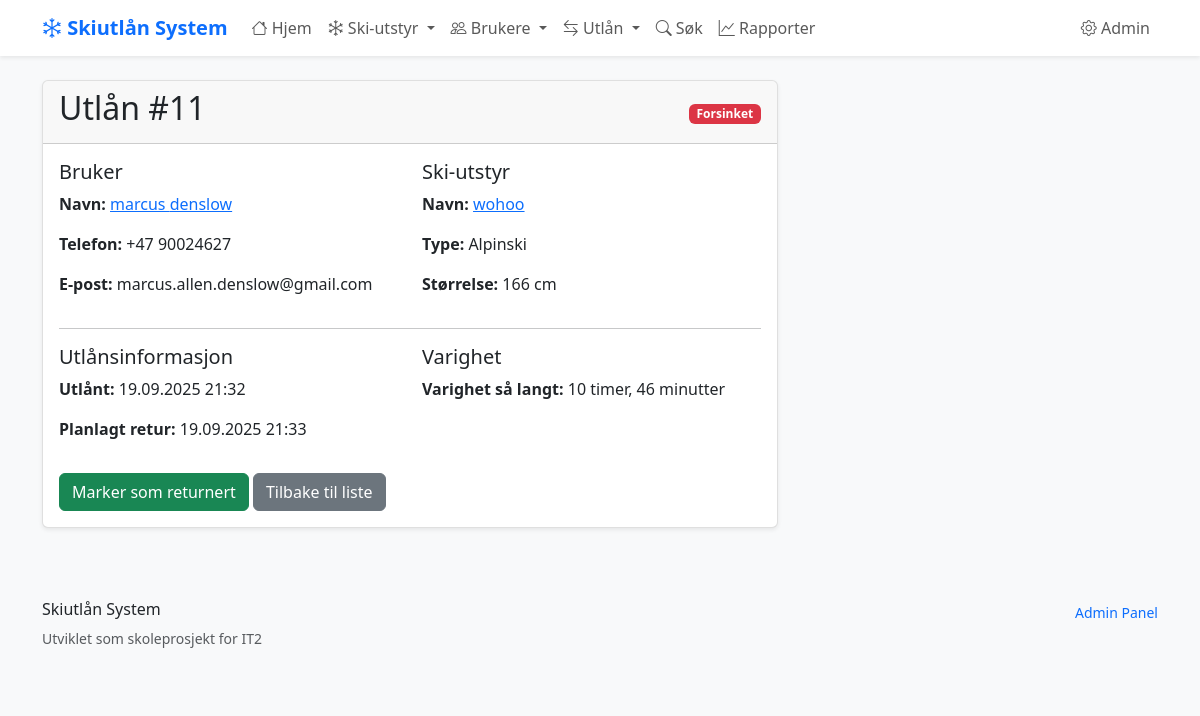
Page /utlan/11/ on the earlier database version.
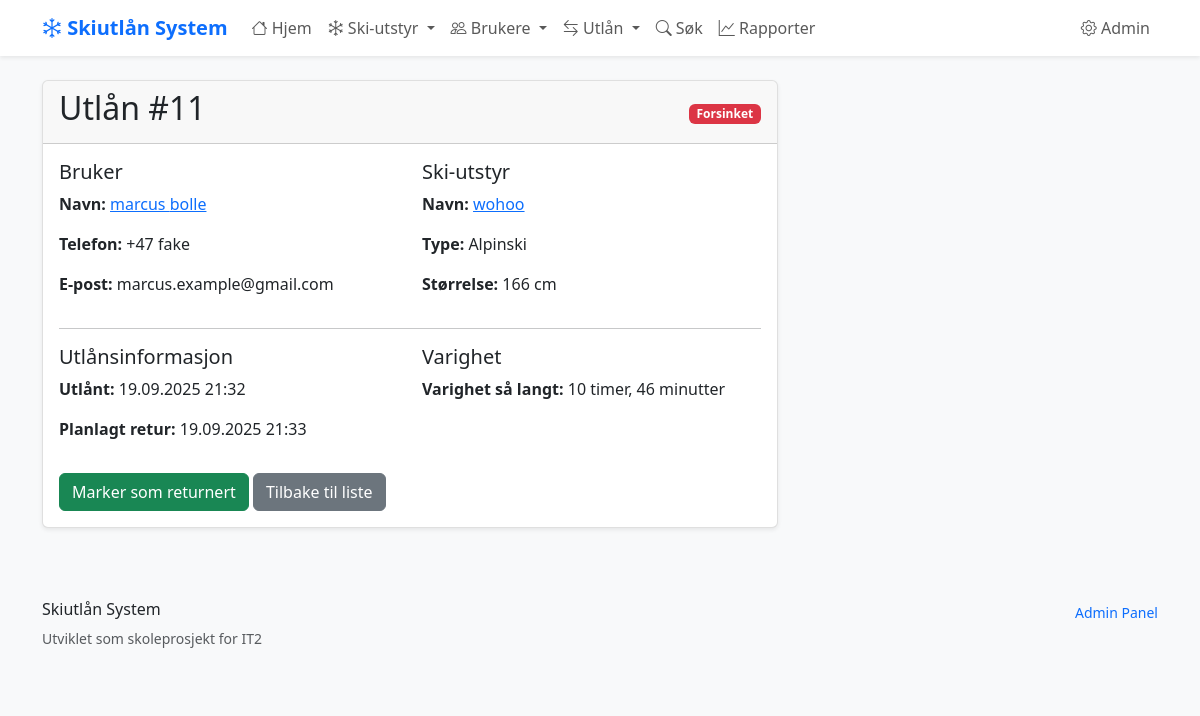
Same page on the later database version.
### skiutlan/models.py (models this page shows, shortened)
class Utlan(models.Model):
    bruker = models.ForeignKey(Bruker, on_delete=models.CASCADE)
    ski_item = models.ForeignKey(SkiItem, on_delete=models.CASCADE)
    utlant_dato = models.DateTimeField(auto_now_add=True)
    planlagt_retur = models.DateTimeField()
    returnert_dato = models.DateTimeField(blank=True, null=True)
    @property
    def er_forsinket(self):
        if self.returnert_dato:
            return False
        from django.utils import timezone
        current_time = timezone.now().replace(second=0, microsecond=0)
        return self.planlagt_retur < current_time

class Bruker(models.Model):
    fornavn = models.CharField(max_length=50)
    etternavn = models.CharField(max_length=50)
    telefon = models.CharField(
        max_length=15,
        unique=True,  # Hver bruker må ha unikt telefonnummer
        help_text="Telefonnummer med landkode (+47)"
    )
    epost = models.EmailField(blank=True, null=True)
    registrert = models.DateTimeField(auto_now_add=True)
    class Meta:
        verbose_name = "Bruker"
        verbose_name_plural = "Brukere"
        ordering = ['etternavn', 'fornavn']

class SkiItem(models.Model):
    SKI_TYPES = [
        ('alpinski', 'Alpinski'),
        ('langrenn', 'Langrennsski'),
        ('snowboard', 'Snowboard'),
        ('stovler', 'Skistøvler'),
        ('staver', 'Skistaver'),
    ]
    navn = models.CharField(max_length=100, help_text="Navn på ski-elementet")
    type_ski = models.CharField(
        max_length=20,
        choices=SKI_TYPES,
        help_text="Type ski-element"
    )
    storrelse = models.IntegerField(
        validators=[MinValueValidator(1), MaxValueValidator(300)],
        help_text="Størrelse i cm for ski/staver, EU-størrelse for støvler"
    )
    tilstand = models.CharField(
        max_length=20,
        choices=[
            ('utmerket', 'Utmerket'),
            ('god', 'God'),
            ('slitt', 'Slitt'),
            ('reparasjon', 'Trenger reparasjon'),
        ],
        default='god'
    )
    opprettet = models.DateTimeField(auto_now_add=True)
    oppdatert = models.DateTimeField(auto_now=True)
    class Meta:
        verbose_name = "Ski-element"
        verbose_name_plural = "Ski-elementer"
        ordering = ['type_ski', 'storrelse']  # Sorterer automatisk

### skiutlan/views.py (the view)
# urls.py: path('utlan/<int:utlan_id>/', views.utlan_detalj, name='utlan_detalj'),
def utlan_detalj(request, utlan_id):
    utlan = get_object_or_404(Utlan, id=utlan_id)
    context = {
        'utlan': utlan,
    }
    return render(request, 'skiutlan/utlan_detalj.html', context)

### skiutlan/templates/skiutlan/utlan_detalj.html (shortened to what this page needs)
{% extends 'skiutlan/base.html' %}
{% block content %}
<div class="row">
    <div class="col-md-8">
        <div class="card">
            <div class="card-header d-flex justify-content-between align-items-center">
                <h2>Utlån #{{ utlan.id }}</h2>
                <div>
                    {% if utlan.returnert_dato %}
                        <span class="badge bg-success">Returnert</span>
                    {% else %}
                        {% if utlan.er_forsinket %}
                            <span class="badge bg-danger">Forsinket</span>
                        {% else %}
                            <span class="badge bg-warning">Aktiv</span>
                        {% endif %}
                    {% endif %}
                </div>
            </div>
            <div class="card-body">
                <div class="row">
                    <div class="col-md-6">
                        <h5>Bruker</h5>
                        <p><strong>Navn:</strong>
                            <a href="{% url 'skiutlan:bruker_detalj' utlan.bruker.id %}">
                                {{ utlan.bruker.fornavn }} {{ utlan.bruker.etternavn }}
                            </a>
                        </p>
                        <p><strong>Telefon:</strong> {{ utlan.bruker.telefon }}</p>
                        <p><strong>E-post:</strong> {{ utlan.bruker.epost|default:"Ikke oppgitt" }}</p>
                    </div>
                    <div class="col-md-6">
                        <h5>Ski-utstyr</h5>
                        <p><strong>Navn:</strong>
                            <a href="{% url 'skiutlan:ski_item_detalj' utlan.ski_item.id %}">
                                {{ utlan.ski_item.navn }}
                            </a>
                        </p>
                        <p><strong>Type:</strong> {{ utlan.ski_item.get_type_ski_display }}</p>
                        <p><strong>Størrelse:</strong> {{ utlan.ski_item.storrelse }}
                        {% if utlan.ski_item.type_ski == 'stovler' %}EU{% else %}cm{% endif %}</p>
                    </div>
                </div>
                <hr>
                <div class="row">
                    <div class="col-md-6">
                        <h5>Utlånsinformasjon</h5>
                        <p><strong>Utlånt:</strong> {{ utlan.utlant_dato|date:"d.m.Y H:i" }}</p>
                        <p><strong>Planlagt retur:</strong> {{ utlan.planlagt_retur|date:"d.m.Y H:i" }}</p>
                    </div>
                    <div class="col-md-6">
                        <h5>Varighet</h5>
                        {% if utlan.returnert_dato %}
                            <p><strong>Total varighet:</strong>
                                {{ utlan.returnert_dato|timeuntil:utlan.utlant_dato }}</p>
                        {% else %}
                            <p><strong>Varighet så langt:</strong>
                                {{ utlan.utlant_dato|timesince }}</p>
                        {% endif %}
                    </div>
                </div>
                <div class="mt-3">
                    {% if not utlan.returnert_dato %}
                        <a href="{% url 'skiutlan:utlan_marker_returnert' utlan.id %}" class="btn btn-success">Marker som returnert</a>
                    {% endif %}
                    <a href="{% url 'skiutlan:utlan_liste' %}" class="btn btn-secondary">Tilbake til liste</a>
                </div>
            </div>
        </div>
    </div>
</div>
{% endblock %}

Differences in the rows shown:
changed through a linked row, Utlan "10 timer, 46 minutter": bruker.etternavn "denslow" → "bolle"; bruker.telefon "+47 90024627" → "+47 fake"; bruker.epost "marcus.allen.denslow@gmail.com" → "marcus.example@gmail.com"
